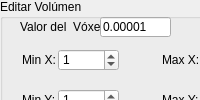
  <widget class="QDockWidget" name="dockWidgetVol">
   <attribute name="dockWidgetArea">
    <number>2</number>
   </attribute>
   <widget class="QWidget" name="dockWidgetContents_2">
    <widget class="QGroupBox" name="groupBoxVol">
     <property name="geometry">
      <rect>
       <x>0</x>
       <y>-1</y>
       <width>281</width>
       <height>321</height>
      </rect>
     </property>
     <property name="title">
      <string>Editar Volúmen</string>
     </property>
     <widget class="QLabel" name="labelTamVoxel">
      <property name="geometry">
       <rect>
        <x>20</x>
        <y>20</y>
        <width>81</width>
        <height>16</height>
       </rect>
      </property>
      <property name="text">
       <string>Valor del  Vóxel:</string>
      </property>
     </widget>
     <widget class="QLabel" name="label_2">
      <property name="geometry">
       <rect>
        <x>22</x>
        <y>54</y>
        <width>46</width>
        <height>13</height>
       </rect>
      </property>
      <property name="text">
       <string>Min X:</string>
      </property>
     </widget>
     <widget class="QLabel" name="label_3">
      <property name="geometry">
       <rect>
        <x>22</x>
        <y>94</y>
        <width>46</width>
        <height>13</height>
       </rect>
      </property>
      <property name="text">
       <string>Min Y:</string>
      </property>
     </widget>
     <widget class="QLabel" name="label_4">
      <property name="geometry">
       <rect>
        <x>22</x>
        <y>134</y>
        <width>46</width>
        <height>13</height>
       </rect>
      </property>
      <property name="text">
       <string>Min Z:</string>
      </property>
     </widget>
     <widget class="QLabel" name="label_5">
      <property name="geometry">
       <rect>
        <x>162</x>
        <y>54</y>
        <width>46</width>
        <height>13</height>
       </rect>
      </property>
      <property name="text">
       <string>Max X:</string>
      </property>
     </widget>
     <widget class="QLabel" name="label_6">
      <property name="geometry">
       <rect>
        <x>162</x>
        <y>94</y>
        <width>46</width>
        <height>13</height>
       </rect>
      </property>
      <property name="text">
       <string>Max Y:</string>
      </property>
     </widget>
     <widget class="QLabel" name="label_7">
      <property name="geometry">
       <rect>
        <x>162</x>
        <y>134</y>
        <width>46</width>
        <height>13</height>
       </rect>
      </property>
      <property name="text">
       <string>Max Z:</string>
      </property>
     </widget>
     <widget class="QLabel" name="labelMuestreo">
      <property name="geometry">
       <rect>
        <x>20</x>
        <y>184</y>
        <width>101</width>
        <height>16</height>
       </rect>
      </property>
      <property name="text">
       <string> Muestreo del rayo:</string>
      </property>
     </widget>
     <widget class="QSlider" name="sliderEscalaX">
      <property name="geometry">
       <rect>
        <x>30</x>
        <y>250</y>
        <width>241</width>
        <height>21</height>
       </rect>
      </property>
      <property name="minimum">
       <number>0</number>
      </property>
      <property name="value">
       <number>50</number>
      </property>
      <property name="orientation">
       <enum>Qt::Horizontal</enum>
      </property>
     </widget>
     <widget class="QSlider" name="sliderEscalaY">
      <property name="geometry">
       <rect>
        <x>30</x>
        <y>270</y>
        <width>241</width>
        <height>21</height>
       </rect>
      </property>
      <property name="minimum">
       <number>0</number>
      </property>
      <property name="value">
       <number>50</number>
      </property>
      <property name="orientation">
       <enum>Qt::Horizontal</enum>
      </property>
     </widget>
     <widget class="QSlider" name="sliderEscalaZ">
      <property name="geometry">
       <rect>
        <x>30</x>
        <y>290</y>
        <width>241</width>
        <height>21</height>
       </rect>
      </property>
      <property name="minimum">
       <number>0</number>
      </property>
      <property name="value">
       <number>50</number>
      </property>
      <property name="orientation">
       <enum>Qt::Horizontal</enum>
      </property>
     </widget>
     <widget class="QLineEdit" name="lineEditValor">
      <property name="geometry">
       <rect>
        <x>100</x>
        <y>18</y>
        <width>71</width>
        <height>20</height>
       </rect>
      </property>
      <property name="text">
       <string>0.00001</string>
      </property>
     </widget>
     <widget class="QSpinBox" name="spinMinX">
      <property name="geometry">
       <rect>
        <x>58</x>
        <y>50</y>
        <width>61</width>
        <height>22</height>
       </rect>
      </property>
      <property name="minimum">
       <number>0</number>
      </property>
      <property name="maximum">
       <number>10000</number>
      </property>
      <property name="value">
       <number>1</number>
      </property>
     </widget>
     <widget class="QSpinBox" name="spinMinY">
      <property name="geometry">
       <rect>
        <x>58</x>
        <y>90</y>
        <width>61</width>
        <height>22</height>
       </rect>
      </property>
      <property name="maximum">
       <number>10000</number>
      </property>
      <property name="value">
       <number>1</number>
      </property>
     </widget>
     <widget class="QSpinBox" name="spinMinZ">
      <property name="geometry">
       <rect>
        <x>58</x>
        <y>130</y>
        <width>61</width>
        <height>22</height>
       </rect>
      </property>
      <property name="maximum">
       <number>10000</number>
      </property>
      <property name="value">
       <number>1</number>
      </property>
     </widget>
     <widget class="QSpinBox" name="spinMaxX">
      <property name="geometry">
       <rect>
        <x>200</x>
        <y>50</y>
        <width>61</width>
        <height>22</height>
       </rect>
      </property>
      <property name="maximum">
       <number>10000</number>
      </property>
      <property name="value">
       <number>1</number>
      </property>
     </widget>
     <widget class="QSpinBox" name="spinMaxY">
      <property name="geometry">
       <rect>
        <x>200</x>
        <y>90</y>
        <width>61</width>
        <height>22</height>
       </rect>
      </property>
      <property name="maximum">
       <number>10000</number>
      </property>
      <property name="value">
       <number>1</number>
      </property>
     </widget>
     <widget class="QSpinBox" name="spinMaxZ">
      <property name="geometry">
       <rect>
        <x>200</x>
        <y>130</y>
        <width>61</width>
        <height>22</height>
       </rect>
      </property>
      <property name="maximum">
       <number>10000</number>
      </property>
      <property name="value">
       <number>1</number>
      </property>
     </widget>
     <widget class="QDoubleSpinBox" name="doubleSpinMuestreo">
      <property name="geometry">
       <rect>
        <x>118</x>
        <y>180</y>
        <width>121</width>
        <height>22</height>
       </rect>
      </property>
      <property name="decimals">
       <number>5</number>
      </property>
      <property name="minimum">
       <double>0.000010000000000</double>
      </property>
      <property name="maximum">
       <double>1.000000000000000</double>
      </property>
      <property name="singleStep">
       <double>0.000010000000000</double>
      </property>
      <property name="value">
       <double>0.050000000000000</double>
      </property>
     </widget>
     <widget class="QLabel" name="label_8">
      <property name="geometry">
       <rect>
        <x>90</x>
        <y>220</y>
        <width>81</width>
        <height>16</height>
       </rect>
      </property>
      <property name="text">
       <string>Escalar Volúmen</string>
      </property>
     </widget>
     <widget class="QLabel" name="x">
      <property name="geometry">
       <rect>
        <x>10</x>
        <y>250</y>
        <width>21</width>
        <height>16</height>
       </rect>
      </property>
      <property name="text">
       <string>X</string>
      </property>
     </widget>
     <widget class="QLabel" name="y">
      <property name="geometry">
       <rect>
        <x>10</x>
        <y>270</y>
        <width>21</width>
        <height>16</height>
       </rect>
      </property>
      <property name="text">
       <string>Y</string>
      </property>
     </widget>
     <widget class="QLabel" name="z">
      <property name="geometry">
       <rect>
        <x>10</x>
        <y>290</y>
        <width>21</width>
        <height>16</height>
       </rect>
      </property>
      <property name="text">
       <string>Z</string>
      </property>
     </widget>
    </widget>
    <widget class="QGroupBox" name="groupBoxFTMWidget">
     <property name="geometry">
      <rect>
       <x>0</x>
       <y>320</y>
       <width>281</width>
       <height>91</height>
      </rect>
     </property>
     <property name="title">
      <string>FTM Histograma 2D</string>
     </property>
     <widget class="QSlider" name="sliderTruncaFTMWidget">
      <property name="geometry">
       <rect>
        <x>10</x>
        <y>44</y>
        <width>264</width>
        <height>20</height>
       </rect>
      </property>
      <property name="minimum">
       <number>255</number>
      </property>
      <property name="maximum">
       <number>10000</number>
      </property>
      <property name="orientation">
       <enum>Qt::Horizontal</enum>
      </property>
     </widget>
     <widget class="QSpinBox" name="spinMaxFTMhisto2D">
      <property name="geometry">
       <rect>
        <x>216</x>
        <y>16</y>
        <width>61</width>
        <height>22</height>
       </rect>
      </property>
      <property name="minimum">
       <number>255</number>
      </property>
      <property name="maximum">
       <number>2147483647</number>
      </property>
      <property name="value">
       <number>10000</number>
      </property>
     </widget>
     <widget class="QSpinBox" name="spinMinFTMhisto2D">
      <property name="geometry">
       <rect>
        <x>8</x>
        <y>16</y>
        <width>61</width>
        <height>22</height>
       </rect>
      </property>
      <property name="maximum">
       <number>2147483647</number>
      </property>
      <property name="value">
       <number>255</number>
      </property>
     </widget>
     <widget class="QLabel" name="labelActualValorHistoFTM">
      <property name="geometry">
       <rect>
        <x>90</x>
        <y>62</y>
        <width>91</width>
        <height>21</height>
       </rect>
      </property>
      <property name="text">
       <string>Nro Actual:</string>
      </property>
     </widget>
     <widget class="QSpinBox" name="spinActualFTMhisto2D">
      <property name="geometry">
       <rect>
        <x>146</x>
        <y>62</y>
        <width>61</width>
        <height>22</height>
       </rect>
      </property>
      <property name="minimum">
       <number>255</number>
      </property>
      <property name="maximum">
       <number>10000</number>
      </property>
     </widget>
    </widget>
   </widget>
  </widget>
